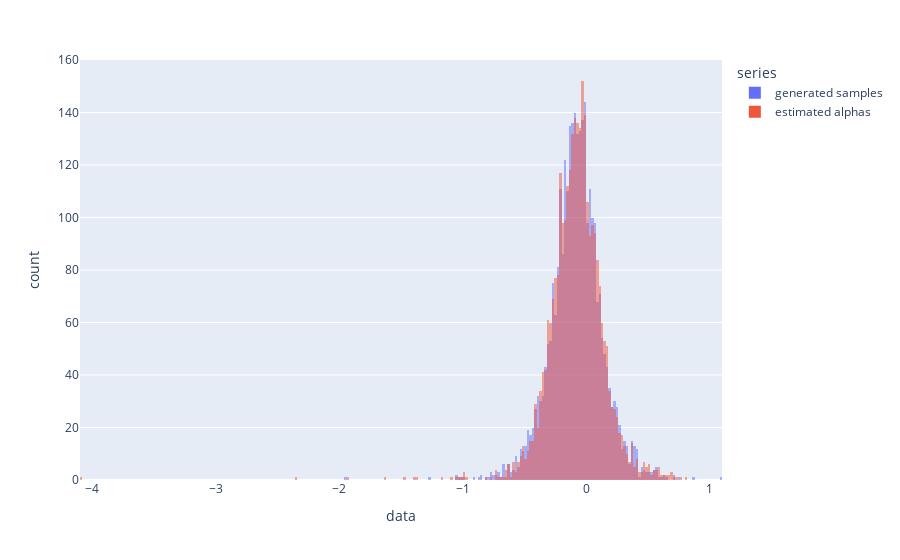

This figure's notebook cell:
### Code cell
p, a, b, loc, scale = stats.genhyperbolic.fit(alphas) # fit from the dataset = gen_hyp_params
samples = stats.genhyperbolic.rvs(p, a, b, loc, scale ,size = len(alphas))
fig = plot_and_compare(samples, alphas)
fig.show()

### Figure 1 — Plotly figure (JSON) as saved in the notebook; plotly's stock layout.template omitted (floating-point values rounded to 4 significant figures; data arrays with more than 128 entries replaced by an {"elided": "..."} marker saying what was removed)
{"data": [{"alignmentgroup": "True", "bingroup": "x", "hovertemplate": "series=generated samples<br>data=%{x}<br>count=%{y}<extra></extra>", "legendgroup": "generated samples", "marker": {"color": "#636efa", "opacity": 0.5, "pattern": {"shape": ""}}, "name": "generated samples", "offsetgroup": "generated samples", "orientation": "v", "showlegend": true, "type": "histogram", "x": {"elided": "2981 float values"}, "xaxis": "x", "yaxis": "y"}, {"alignmentgroup": "True", "bingroup": "x", "hovertemplate": "series=estimated alphas<br>data=%{x}<br>count=%{y}<extra></extra>", "legendgroup": "estimated alphas", "marker": {"color": "#EF553B", "opacity": 0.5, "pattern": {"shape": ""}}, "name": "estimated alphas", "offsetgroup": "estimated alphas", "orientation": "v", "showlegend": true, "type": "histogram", "x": {"elided": "2981 float values"}, "xaxis": "x", "yaxis": "y"}], "layout": {"autosize": true, "barmode": "overlay", "legend": {"title": {"text": "series"}, "tracegroupgap": 0}, "margin": {"t": 60}, "xaxis": {"anchor": "y", "autorange": true, "domain": [0, 1], "range": [-4.1, 1.1], "title": {"text": "data"}, "type": "linear"}, "yaxis": {"anchor": "x", "autorange": true, "domain": [0, 1], "range": [0, 160], "title": {"text": "count"}}}}
